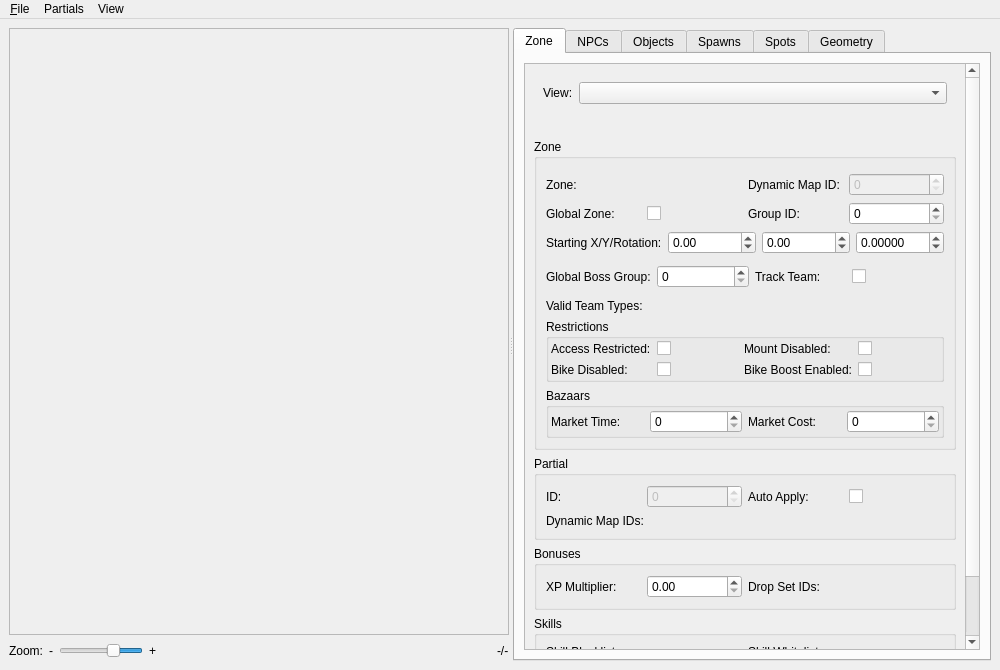
<?xml version="1.0" encoding="UTF-8"?>
<ui version="4.0">
 <class>ZoneWindow</class>
 <widget class="QMainWindow" name="ZoneWindow">
  <property name="geometry">
   <rect>
    <x>0</x>
    <y>0</y>
    <width>1000</width>
    <height>670</height>
   </rect>
  </property>
  <property name="windowTitle">
   <string>COMP_hack Cathedral of Content - Zone</string>
  </property>
  <widget class="QWidget" name="centralwidget">
   <property name="enabled">
    <bool>true</bool>
   </property>
   <layout class="QHBoxLayout" name="mainLayout">
    <item>
     <widget class="QSplitter" name="splitter">
      <property name="orientation">
       <enum>Qt::Horizontal</enum>
      </property>
      <widget class="QWidget" name="mapLayoutWidget" native="true">
       <property name="sizePolicy">
        <sizepolicy hsizetype="MinimumExpanding" vsizetype="Preferred">
         <horstretch>0</horstretch>
         <verstretch>0</verstretch>
        </sizepolicy>
       </property>
       <property name="minimumSize">
        <size>
         <width>500</width>
         <height>0</height>
        </size>
       </property>
       <layout class="QVBoxLayout" name="mapLayout">
        <property name="leftMargin">
         <number>0</number>
        </property>
        <property name="topMargin">
         <number>0</number>
        </property>
        <property name="rightMargin">
         <number>0</number>
        </property>
        <property name="bottomMargin">
         <number>0</number>
        </property>
        <item>
         <widget class="QScrollArea" name="mapScrollArea">
          <property name="enabled">
           <bool>true</bool>
          </property>
          <property name="widgetResizable">
           <bool>true</bool>
          </property>
          <widget class="QWidget" name="mapScrollAreaWidget">
           <property name="geometry">
            <rect>
             <x>0</x>
             <y>0</y>
             <width>498</width>
             <height>601</height>
            </rect>
           </property>
           <layout class="QVBoxLayout" name="mapScrollAreaWidgetLayout">
            <property name="leftMargin">
             <number>0</number>
            </property>
            <property name="topMargin">
             <number>0</number>
            </property>
            <property name="rightMargin">
             <number>0</number>
            </property>
            <property name="bottomMargin">
             <number>0</number>
            </property>
            <item>
             <widget class="QLabel" name="drawTarget">
              <property name="text">
               <string/>
              </property>
              <property name="margin">
               <number>10</number>
              </property>
             </widget>
            </item>
            <item>
             <spacer name="mapSpacer">
              <property name="orientation">
               <enum>Qt::Vertical</enum>
              </property>
              <property name="sizeHint" stdset="0">
               <size>
                <width>20</width>
                <height>40</height>
               </size>
              </property>
             </spacer>
            </item>
           </layout>
          </widget>
         </widget>
        </item>
        <item>
         <layout class="QHBoxLayout" name="layoutMapControls">
          <item>
           <widget class="QLabel" name="lblZoom">
            <property name="text">
             <string>Zoom:</string>
            </property>
           </widget>
          </item>
          <item>
           <widget class="QLabel" name="lblZoomDown">
            <property name="text">
             <string>-</string>
            </property>
           </widget>
          </item>
          <item>
           <widget class="QSlider" name="zoomSlider">
            <property name="sizePolicy">
             <sizepolicy hsizetype="Fixed" vsizetype="Fixed">
              <horstretch>0</horstretch>
              <verstretch>0</verstretch>
             </sizepolicy>
            </property>
            <property name="minimum">
             <number>5</number>
            </property>
            <property name="maximum">
             <number>300</number>
            </property>
            <property name="singleStep">
             <number>5</number>
            </property>
            <property name="pageStep">
             <number>25</number>
            </property>
            <property name="sliderPosition">
             <number>100</number>
            </property>
            <property name="orientation">
             <enum>Qt::Horizontal</enum>
            </property>
            <property name="invertedAppearance">
             <bool>true</bool>
            </property>
           </widget>
          </item>
          <item>
           <widget class="QLabel" name="lblZoomUp">
            <property name="text">
             <string>+</string>
            </property>
           </widget>
          </item>
          <item>
           <spacer name="spacerMapControls">
            <property name="orientation">
             <enum>Qt::Horizontal</enum>
            </property>
            <property name="sizeHint" stdset="0">
             <size>
              <width>40</width>
              <height>20</height>
             </size>
            </property>
           </spacer>
          </item>
          <item>
           <widget class="QLabel" name="lblCoordinates">
            <property name="text">
             <string>-/-</string>
            </property>
           </widget>
          </item>
         </layout>
        </item>
       </layout>
      </widget>
      <widget class="QTabWidget" name="tabs">
       <property name="enabled">
        <bool>true</bool>
       </property>
       <property name="sizePolicy">
        <sizepolicy hsizetype="MinimumExpanding" vsizetype="Expanding">
         <horstretch>0</horstretch>
         <verstretch>0</verstretch>
        </sizepolicy>
       </property>
       <property name="currentIndex">
        <number>0</number>
       </property>
       <widget class="QWidget" name="tabZone">
        <attribute name="title">
         <string>Zone</string>
        </attribute>
        <layout class="QVBoxLayout" name="tabZoneLayout">
         <item>
          <widget class="QScrollArea" name="scrollAreaZone">
           <property name="sizePolicy">
            <sizepolicy hsizetype="MinimumExpanding" vsizetype="MinimumExpanding">
             <horstretch>0</horstretch>
             <verstretch>0</verstretch>
            </sizepolicy>
           </property>
           <property name="widgetResizable">
            <bool>true</bool>
           </property>
           <widget class="QWidget" name="scrollAreaZoneLayout">
            <property name="geometry">
             <rect>
              <x>0</x>
              <y>0</y>
              <width>451</width>
              <height>585</height>
             </rect>
            </property>
            <layout class="QVBoxLayout" name="layoutMain">
             <item>
              <widget class="QWidget" name="zoneViewWidget" native="true">
               <layout class="QFormLayout" name="formZoneView">
                <property name="labelAlignment">
                 <set>Qt::AlignLeading|Qt::AlignLeft|Qt::AlignTop</set>
                </property>
                <item row="0" column="0">
                 <widget class="QLabel" name="lblZoneView">
                  <property name="text">
                   <string>View:</string>
                  </property>
                 </widget>
                </item>
                <item row="0" column="1">
                 <widget class="QComboBox" name="zoneView"/>
                </item>
                <item row="1" column="1">
                 <widget class="QLabel" name="lblZoneViewNotes">
                  <property name="text">
                   <string/>
                  </property>
                 </widget>
                </item>
               </layout>
              </widget>
             </item>
             <item>
              <widget class="QGroupBox" name="grpZone">
               <property name="title">
                <string>Zone</string>
               </property>
               <layout class="QVBoxLayout" name="grpZoneLayout">
                <item>
                 <layout class="QGridLayout" name="gridZoneMain">
                  <property name="topMargin">
                   <number>5</number>
                  </property>
                  <item row="1" column="2">
                   <widget class="QLabel" name="lblGroupID">
                    <property name="text">
                     <string>Group ID:</string>
                    </property>
                   </widget>
                  </item>
                  <item row="0" column="1">
                   <widget class="ObjectSelector" name="zoneID" native="true">
                    <property name="enabled">
                     <bool>false</bool>
                    </property>
                   </widget>
                  </item>
                  <item row="0" column="0">
                   <widget class="QLabel" name="lblID">
                    <property name="text">
                     <string>Zone:</string>
                    </property>
                   </widget>
                  </item>
                  <item row="1" column="0">
                   <widget class="QLabel" name="lblGlobal">
                    <property name="text">
                     <string>Global Zone:</string>
                    </property>
                   </widget>
                  </item>
                  <item row="0" column="3">
                   <widget class="QSpinBox" name="dynamicMapID">
                    <property name="enabled">
                     <bool>false</bool>
                    </property>
                    <property name="maximum">
                     <number>2147483647</number>
                    </property>
                   </widget>
                  </item>
                  <item row="0" column="2">
                   <widget class="QLabel" name="lblDynamicMapID">
                    <property name="text">
                     <string>Dynamic Map ID:</string>
                    </property>
                   </widget>
                  </item>
                  <item row="1" column="1">
                   <widget class="QCheckBox" name="globalZone">
                    <property name="text">
                     <string/>
                    </property>
                   </widget>
                  </item>
                  <item row="1" column="3">
                   <widget class="QSpinBox" name="groupID">
                    <property name="maximum">
                     <number>2147483647</number>
                    </property>
                   </widget>
                  </item>
                 </layout>
                </item>
                <item>
                 <widget class="QWidget" name="zoneHeaderWidget" native="true">
                  <layout class="QVBoxLayout" name="layoutZoneHeader">
                   <property name="leftMargin">
                    <number>0</number>
                   </property>
                   <property name="topMargin">
                    <number>0</number>
                   </property>
                   <property name="rightMargin">
                    <number>0</number>
                   </property>
                   <property name="bottomMargin">
                    <number>0</number>
                   </property>
                   <item>
                    <layout class="QHBoxLayout" name="layoutZoneStart">
                     <item>
                      <widget class="QLabel" name="lblStartingX">
                       <property name="text">
                        <string>Starting X/Y/Rotation:</string>
                       </property>
                      </widget>
                     </item>
                     <item>
                      <widget class="QDoubleSpinBox" name="zoneStartingX">
                       <property name="minimum">
                        <double>-99999999.000000000000000</double>
                       </property>
                       <property name="maximum">
                        <double>99999999.000000000000000</double>
                       </property>
                      </widget>
                     </item>
                     <item>
                      <widget class="QDoubleSpinBox" name="zoneStartingY">
                       <property name="minimum">
                        <double>-99999999.000000000000000</double>
                       </property>
                       <property name="maximum">
                        <double>99999999.000000000000000</double>
                       </property>
                      </widget>
                     </item>
                     <item>
                      <widget class="QDoubleSpinBox" name="zoneStartingRotation">
                       <property name="decimals">
                        <number>5</number>
                       </property>
                       <property name="minimum">
                        <double>-3.141590000000000</double>
                       </property>
                       <property name="maximum">
                        <double>3.141590000000000</double>
                       </property>
                      </widget>
                     </item>
                    </layout>
                   </item>
                   <item>
                    <layout class="QHBoxLayout" name="horizontalLayout">
                     <property name="topMargin">
                      <number>5</number>
                     </property>
                     <item>
                      <widget class="QLabel" name="lblGlobalBossGroup">
                       <property name="text">
                        <string>Global Boss Group:</string>
                       </property>
                      </widget>
                     </item>
                     <item>
                      <widget class="QSpinBox" name="globalBossGroup">
                       <property name="maximum">
                        <number>2147483647</number>
                       </property>
                      </widget>
                     </item>
                     <item>
                      <widget class="QLabel" name="lblTrackTeam">
                       <property name="text">
                        <string>Track Team:</string>
                       </property>
                      </widget>
                     </item>
                     <item>
                      <widget class="QCheckBox" name="trackTeam">
                       <property name="text">
                        <string/>
                       </property>
                      </widget>
                     </item>
                    </layout>
                   </item>
                   <item>
                    <layout class="QFormLayout" name="formZoneMisc">
                     <property name="topMargin">
                      <number>5</number>
                     </property>
                     <item row="0" column="0">
                      <widget class="QLabel" name="lblValidTeamTypes">
                       <property name="text">
                        <string>Valid Team Types:</string>
                       </property>
                      </widget>
                     </item>
                     <item row="0" column="1">
                      <widget class="DynamicList" name="validTeamTypes" native="true"/>
                     </item>
                    </layout>
                   </item>
                   <item>
                    <widget class="QGroupBox" name="grpRestrictions">
                     <property name="title">
                      <string>Restrictions</string>
                     </property>
                     <layout class="QGridLayout" name="grpRestrictionsLayout">
                      <property name="leftMargin">
                       <number>2</number>
                      </property>
                      <property name="topMargin">
                       <number>2</number>
                      </property>
                      <property name="rightMargin">
                       <number>2</number>
                      </property>
                      <property name="bottomMargin">
                       <number>2</number>
                      </property>
                      <item row="1" column="0">
                       <widget class="QLabel" name="lblBikeDisabled">
                        <property name="text">
                         <string>Bike Disabled:</string>
                        </property>
                       </widget>
                      </item>
                      <item row="0" column="0">
                       <widget class="QLabel" name="lblRestricted">
                        <property name="text">
                         <string>Access Restricted:</string>
                        </property>
                       </widget>
                      </item>
                      <item row="0" column="2">
                       <widget class="QLabel" name="lblMountDisabled">
                        <property name="text">
                         <string>Mount Disabled:</string>
                        </property>
                       </widget>
                      </item>
                      <item row="1" column="2">
                       <widget class="QLabel" name="lblBikeBoostDisabled">
                        <property name="text">
                         <string>Bike Boost Enabled:</string>
                        </property>
                       </widget>
                      </item>
                      <item row="1" column="1">
                       <widget class="QCheckBox" name="bikeDisabled">
                        <property name="text">
                         <string/>
                        </property>
                       </widget>
                      </item>
                      <item row="0" column="1">
                       <widget class="QCheckBox" name="zoneRestricted">
                        <property name="text">
                         <string/>
                        </property>
                       </widget>
                      </item>
                      <item row="0" column="3">
                       <widget class="QCheckBox" name="mountDisabled">
                        <property name="text">
                         <string/>
                        </property>
                       </widget>
                      </item>
                      <item row="1" column="3">
                       <widget class="QCheckBox" name="bikeBoostEnabled">
                        <property name="text">
                         <string/>
                        </property>
                       </widget>
                      </item>
                     </layout>
                    </widget>
                   </item>
                   <item>
                    <widget class="QGroupBox" name="grpBazaar">
                     <property name="title">
                      <string>Bazaars</string>
                     </property>
                     <layout class="QGridLayout" name="grpBazaarLayout">
                      <property name="leftMargin">
                       <number>2</number>
                      </property>
                      <property name="topMargin">
                       <number>2</number>
                      </property>
                      <property name="rightMargin">
                       <number>2</number>
                      </property>
                      <property name="bottomMargin">
                       <number>2</number>
                      </property>
                      <item row="0" column="2">
                       <widget class="QLabel" name="lblBazaarMarketCost">
                        <property name="text">
                         <string>Market Cost:</string>
                        </property>
                       </widget>
                      </item>
                      <item row="0" column="0">
                       <widget class="QLabel" name="lblBazaarMarketTime">
                        <property name="text">
                         <string>Market Time:</string>
                        </property>
                       </widget>
                      </item>
                      <item row="0" column="1">
                       <widget class="QSpinBox" name="bazaarMarketTime">
                        <property name="maximum">
                         <number>2147483647</number>
                        </property>
                       </widget>
                      </item>
                      <item row="0" column="3">
                       <widget class="QSpinBox" name="bazaarMarketCost">
                        <property name="maximum">
                         <number>2147483647</number>
                        </property>
                       </widget>
                      </item>
                     </layout>
                    </widget>
                   </item>
                  </layout>
                 </widget>
                </item>
               </layout>
              </widget>
             </item>
             <item>
              <widget class="QGroupBox" name="grpPartial">
               <property name="title">
                <string>Partial</string>
               </property>
               <layout class="QVBoxLayout" name="grpPartialLayout">
                <item>
                 <layout class="QGridLayout" name="gridPartialMain">
                  <item row="0" column="0">
                   <widget class="QLabel" name="lblPartialID">
                    <property name="text">
                     <string>ID:</string>
                    </property>
                   </widget>
                  </item>
                  <item row="0" column="1">
                   <widget class="QSpinBox" name="partialID">
                    <property name="enabled">
                     <bool>false</bool>
                    </property>
                    <property name="maximum">
                     <number>2147483647</number>
                    </property>
                   </widget>
                  </item>
                  <item row="0" column="2">
                   <widget class="QLabel" name="lblAutoApply">
                    <property name="text">
                     <string>Auto Apply:</string>
                    </property>
                   </widget>
                  </item>
                  <item row="0" column="3">
                   <widget class="QCheckBox" name="partialAutoApply">
                    <property name="text">
                     <string/>
                    </property>
                   </widget>
                  </item>
                 </layout>
                </item>
                <item>
                 <layout class="QFormLayout" name="formPartialDynamicMapIDs">
                  <item row="0" column="0">
                   <widget class="QLabel" name="lblPartialDynamicMapIDs">
                    <property name="text">
                     <string>Dynamic Map IDs:</string>
                    </property>
                   </widget>
                  </item>
                  <item row="0" column="1">
                   <widget class="DynamicList" name="partialDynamicMapIDs" native="true"/>
                  </item>
                 </layout>
                </item>
               </layout>
              </widget>
             </item>
             <item>
              <widget class="QGroupBox" name="grpBonuses">
               <property name="title">
                <string>Bonuses</string>
               </property>
               <layout class="QGridLayout" name="gridLayout_2">
                <item row="0" column="3">
                 <widget class="DynamicList" name="dropSetIDs" native="true"/>
                </item>
                <item row="0" column="0">
                 <widget class="QLabel" name="lblXPMultiplier">
                  <property name="text">
                   <string>XP Multiplier:</string>
                  </property>
                 </widget>
                </item>
                <item row="0" column="1">
                 <widget class="QDoubleSpinBox" name="xpMultiplier">
                  <property name="maximum">
                   <double>10000.000000000000000</double>
                  </property>
                 </widget>
                </item>
                <item row="0" column="2">
                 <widget class="QLabel" name="lblDropSetIDs">
                  <property name="text">
                   <string>Drop Set IDs:</string>
                  </property>
                 </widget>
                </item>
               </layout>
              </widget>
             </item>
             <item>
              <widget class="QGroupBox" name="grpSkills">
               <property name="title">
                <string>Skills</string>
               </property>
               <layout class="QGridLayout" name="grpSkillsLayout">
                <item row="0" column="2">
                 <widget class="QLabel" name="lblSkillWhitelist">
                  <property name="text">
                   <string>Skill Whitelist:</string>
                  </property>
                 </widget>
                </item>
                <item row="0" column="0">
                 <widget class="QLabel" name="lblSkillBlacklist">
                  <property name="text">
                   <string>Skill Blacklist:</string>
                  </property>
                 </widget>
                </item>
                <item row="0" column="1">
                 <widget class="DynamicList" name="skillBlacklist" native="true"/>
                </item>
                <item row="0" column="3">
                 <widget class="DynamicList" name="skillWhitelist" native="true"/>
                </item>
               </layout>
              </widget>
             </item>
             <item>
              <widget class="QGroupBox" name="grpTriggers">
               <property name="title">
                <string>Triggers</string>
               </property>
               <layout class="QVBoxLayout" name="verticalLayout">
                <property name="leftMargin">
                 <number>2</number>
                </property>
                <property name="topMargin">
                 <number>2</number>
                </property>
                <property name="rightMargin">
                 <number>2</number>
                </property>
                <property name="bottomMargin">
                 <number>2</number>
                </property>
                <item>
                 <widget class="DynamicList" name="triggers" native="true"/>
                </item>
               </layout>
              </widget>
             </item>
            </layout>
           </widget>
          </widget>
         </item>
        </layout>
       </widget>
       <widget class="QWidget" name="tabNPC">
        <attribute name="title">
         <string>NPCs</string>
        </attribute>
        <layout class="QVBoxLayout" name="tabNPCLayout">
         <item>
          <widget class="NPCList" name="npcs" native="true">
           <property name="sizePolicy">
            <sizepolicy hsizetype="Preferred" vsizetype="MinimumExpanding">
             <horstretch>0</horstretch>
             <verstretch>0</verstretch>
            </sizepolicy>
           </property>
          </widget>
         </item>
         <item>
          <layout class="QHBoxLayout" name="layoutNPCControls">
           <item>
            <widget class="QPushButton" name="addNPC">
             <property name="text">
              <string>Add NPC</string>
             </property>
            </widget>
           </item>
           <item>
            <widget class="QPushButton" name="removeNPC">
             <property name="text">
              <string>Remove NPC</string>
             </property>
            </widget>
           </item>
           <item>
            <spacer name="spacerNPCControls">
             <property name="orientation">
              <enum>Qt::Horizontal</enum>
             </property>
             <property name="sizeHint" stdset="0">
              <size>
               <width>40</width>
               <height>20</height>
              </size>
             </property>
            </spacer>
           </item>
          </layout>
         </item>
        </layout>
       </widget>
       <widget class="QWidget" name="tabObject">
        <attribute name="title">
         <string>Objects</string>
        </attribute>
        <layout class="QVBoxLayout" name="tabObjectLayout">
         <item>
          <widget class="NPCList" name="objects" native="true">
           <property name="sizePolicy">
            <sizepolicy hsizetype="Preferred" vsizetype="MinimumExpanding">
             <horstretch>0</horstretch>
             <verstretch>0</verstretch>
            </sizepolicy>
           </property>
          </widget>
         </item>
         <item>
          <layout class="QHBoxLayout" name="layoutObjectControls">
           <item>
            <widget class="QPushButton" name="addObject">
             <property name="text">
              <string>Add Object</string>
             </property>
            </widget>
           </item>
           <item>
            <widget class="QPushButton" name="removeObject">
             <property name="text">
              <string>Remove Object</string>
             </property>
            </widget>
           </item>
           <item>
            <spacer name="spacerObjectControls">
             <property name="orientation">
              <enum>Qt::Horizontal</enum>
             </property>
             <property name="sizeHint" stdset="0">
              <size>
               <width>40</width>
               <height>20</height>
              </size>
             </property>
            </spacer>
           </item>
          </layout>
         </item>
        </layout>
       </widget>
       <widget class="QWidget" name="tabSpawns">
        <attribute name="title">
         <string>Spawns</string>
        </attribute>
        <layout class="QVBoxLayout" name="tabSpawnsLayout">
         <item>
          <widget class="QTabWidget" name="tabSpawnTypes">
           <property name="tabPosition">
            <enum>QTabWidget::South</enum>
           </property>
           <property name="currentIndex">
            <number>0</number>
           </property>
           <widget class="QWidget" name="tabSpawn">
            <attribute name="title">
             <string>Spawn</string>
            </attribute>
            <layout class="QHBoxLayout" name="tabSpawnLayout">
             <item>
              <widget class="SpawnList" name="spawns" native="true"/>
             </item>
            </layout>
           </widget>
           <widget class="QWidget" name="tabSpawnGroup">
            <attribute name="title">
             <string>Spawn Group</string>
            </attribute>
            <layout class="QHBoxLayout" name="tabSpawnGroupLayout">
             <item>
              <widget class="SpawnGroupList" name="spawnGroups" native="true"/>
             </item>
            </layout>
           </widget>
           <widget class="QWidget" name="tabSpawnLocationGroup">
            <attribute name="title">
             <string>Spawn Location Group</string>
            </attribute>
            <layout class="QHBoxLayout" name="tabSpawnLocationGroupLayout">
             <item>
              <widget class="SpawnLocationGroupList" name="spawnLocationGroups" native="true"/>
             </item>
            </layout>
           </widget>
          </widget>
         </item>
         <item>
          <layout class="QHBoxLayout" name="layoutSpawnControls">
           <item>
            <widget class="QPushButton" name="addSpawn">
             <property name="text">
              <string>Add Spawn</string>
             </property>
            </widget>
           </item>
           <item>
            <widget class="QPushButton" name="cloneSpawn">
             <property name="text">
              <string>Clone</string>
             </property>
            </widget>
           </item>
           <item>
            <widget class="QPushButton" name="removeSpawn">
             <property name="text">
              <string>Remove Spawn</string>
             </property>
            </widget>
           </item>
           <item>
            <spacer name="spacerSpawnControls">
             <property name="orientation">
              <enum>Qt::Horizontal</enum>
             </property>
             <property name="sizeHint" stdset="0">
              <size>
               <width>40</width>
               <height>20</height>
              </size>
             </property>
            </spacer>
           </item>
          </layout>
         </item>
        </layout>
       </widget>
       <widget class="QWidget" name="tabSpots">
        <attribute name="title">
         <string>Spots</string>
        </attribute>
        <layout class="QVBoxLayout" name="tabSpotLayout">
         <item>
          <widget class="SpotList" name="spots" native="true"/>
         </item>
        </layout>
       </widget>
       <widget class="QWidget" name="tabGeometry">
        <attribute name="title">
         <string>Geometry</string>
        </attribute>
        <layout class="QVBoxLayout" name="tabPathingLayout">
         <item>
          <layout class="QFormLayout" name="formPathing">
           <item row="0" column="0">
            <widget class="QLabel" name="lblQmpFile">
             <property name="text">
              <string>QMP File:</string>
             </property>
            </widget>
           </item>
           <item row="0" column="1">
            <layout class="QHBoxLayout" name="layoutQmpFile">
             <item>
              <widget class="QLabel" name="lblCurrentQmpFile">
               <property name="sizePolicy">
                <sizepolicy hsizetype="Expanding" vsizetype="Preferred">
                 <horstretch>0</horstretch>
                 <verstretch>0</verstretch>
                </sizepolicy>
               </property>
               <property name="text">
                <string>[Use Zone]</string>
               </property>
               <property name="alignment">
                <set>Qt::AlignRight|Qt::AlignTrailing|Qt::AlignVCenter</set>
               </property>
              </widget>
             </item>
             <item>
              <widget class="QPushButton" name="btnQmpReset">
               <property name="enabled">
                <bool>false</bool>
               </property>
               <property name="text">
                <string>Reset</string>
               </property>
              </widget>
             </item>
            </layout>
           </item>
          </layout>
         </item>
         <item>
          <widget class="QGroupBox" name="grpBoundaries">
           <property name="sizePolicy">
            <sizepolicy hsizetype="Preferred" vsizetype="MinimumExpanding">
             <horstretch>0</horstretch>
             <verstretch>0</verstretch>
            </sizepolicy>
           </property>
           <property name="title">
            <string>Boundaries</string>
           </property>
           <layout class="QVBoxLayout" name="layoutBoundaries">
            <item>
             <widget class="QTreeWidget" name="treeBoundaries">
              <property name="alternatingRowColors">
               <bool>true</bool>
              </property>
              <column>
               <property name="text">
                <string>ID</string>
               </property>
              </column>
              <column>
               <property name="text">
                <string>Size</string>
               </property>
              </column>
              <column>
               <property name="text">
                <string>Center</string>
               </property>
              </column>
              <column>
               <property name="text">
                <string>Dimensions</string>
               </property>
              </column>
              <column>
               <property name="text">
                <string>Lines</string>
               </property>
              </column>
              <column>
               <property name="text">
                <string>Nav Points</string>
               </property>
              </column>
              <column>
               <property name="text">
                <string>Action</string>
               </property>
              </column>
             </widget>
            </item>
           </layout>
          </widget>
         </item>
         <item>
          <widget class="QGroupBox" name="grpNavPoints">
           <property name="sizePolicy">
            <sizepolicy hsizetype="Preferred" vsizetype="MinimumExpanding">
             <horstretch>0</horstretch>
             <verstretch>0</verstretch>
            </sizepolicy>
           </property>
           <property name="title">
            <string>Nav Points</string>
           </property>
           <layout class="QVBoxLayout" name="layoutNavPoints">
            <item>
             <widget class="QTableWidget" name="tblNavPoints">
              <property name="enabled">
               <bool>true</bool>
              </property>
              <property name="editTriggers">
               <set>QAbstractItemView::NoEditTriggers</set>
              </property>
              <column>
               <property name="text">
                <string>ID</string>
               </property>
              </column>
              <column>
               <property name="text">
                <string>Point</string>
               </property>
              </column>
              <column>
               <property name="text">
                <string>Connections</string>
               </property>
              </column>
              <column>
               <property name="text">
                <string>Boundary</string>
               </property>
              </column>
             </widget>
            </item>
           </layout>
          </widget>
         </item>
         <item>
          <layout class="QHBoxLayout" name="layoutQmpControls">
           <item>
            <widget class="QPushButton" name="btnQmpResetBoundaries">
             <property name="enabled">
              <bool>true</bool>
             </property>
             <property name="text">
              <string>Reset Boundaries</string>
             </property>
            </widget>
           </item>
           <item>
            <widget class="QPushButton" name="btnQmpResetNavPoints">
             <property name="enabled">
              <bool>true</bool>
             </property>
             <property name="text">
              <string>Reset Nav Points</string>
             </property>
            </widget>
           </item>
           <item>
            <spacer name="spacerQmpControls">
             <property name="orientation">
              <enum>Qt::Horizontal</enum>
             </property>
             <property name="sizeHint" stdset="0">
              <size>
               <width>40</width>
               <height>20</height>
              </size>
             </property>
            </spacer>
           </item>
          </layout>
         </item>
        </layout>
       </widget>
      </widget>
     </widget>
    </item>
   </layout>
  </widget>
  <widget class="QMenuBar" name="menubar">
   <property name="geometry">
    <rect>
     <x>0</x>
     <y>0</y>
     <width>1000</width>
     <height>21</height>
    </rect>
   </property>
   <widget class="QMenu" name="menuFile">
    <property name="title">
     <string>&amp;File</string>
    </property>
    <addaction name="actionLoad"/>
    <addaction name="actionSave"/>
    <addaction name="actionSaveAll"/>
    <addaction name="separator"/>
    <addaction name="actionLoadQmp"/>
    <addaction name="actionSaveQmp"/>
   </widget>
   <widget class="QMenu" name="menuView">
    <property name="title">
     <string>View</string>
    </property>
    <widget class="QMenu" name="menuShowSpots">
     <property name="title">
      <string>Show Spots</string>
     </property>
    </widget>
    <addaction name="actionRefresh"/>
    <addaction name="separator"/>
    <addaction name="actionShowNPCs"/>
    <addaction name="actionShowObjects"/>
    <addaction name="actionShowBoundaries"/>
    <addaction name="actionShowNavPoints"/>
    <addaction name="menuShowSpots"/>
   </widget>
   <widget class="QMenu" name="menuPartials">
    <property name="title">
     <string>Partials</string>
    </property>
    <addaction name="actionPartialsLoadFile"/>
    <addaction name="actionPartialsLoadDirectory"/>
    <addaction name="actionPartialsApply"/>
   </widget>
   <addaction name="menuFile"/>
   <addaction name="menuPartials"/>
   <addaction name="menuView"/>
  </widget>
  <action name="actionRefresh">
   <property name="text">
    <string>Refresh</string>
   </property>
   <property name="shortcut">
    <string>F5</string>
   </property>
  </action>
  <action name="actionSave">
   <property name="text">
    <string>Save</string>
   </property>
   <property name="shortcut">
    <string>Ctrl+S</string>
   </property>
  </action>
  <action name="actionPartialsLoadFile">
   <property name="text">
    <string>Load File</string>
   </property>
   <property name="shortcut">
    <string>Ctrl+P</string>
   </property>
  </action>
  <action name="actionPartialsLoadDirectory">
   <property name="text">
    <string>Load Directory</string>
   </property>
   <property name="shortcut">
    <string>Ctrl+D</string>
   </property>
  </action>
  <action name="actionPartialsApply">
   <property name="text">
    <string>Apply To Zone</string>
   </property>
  </action>
  <action name="actionLoad">
   <property name="text">
    <string>Load</string>
   </property>
   <property name="shortcut">
    <string>Ctrl+O</string>
   </property>
  </action>
  <action name="actionSaveAll">
   <property name="text">
    <string>Save All</string>
   </property>
   <property name="shortcut">
    <string>Ctrl+Shift+S</string>
   </property>
  </action>
  <action name="actionShowNPCs">
   <property name="checkable">
    <bool>true</bool>
   </property>
   <property name="checked">
    <bool>true</bool>
   </property>
   <property name="text">
    <string>Show NPCs</string>
   </property>
  </action>
  <action name="actionShowObjects">
   <property name="checkable">
    <bool>true</bool>
   </property>
   <property name="checked">
    <bool>true</bool>
   </property>
   <property name="text">
    <string>Show Objects</string>
   </property>
  </action>
  <action name="actionShowBoundaries">
   <property name="checkable">
    <bool>true</bool>
   </property>
   <property name="text">
    <string>Show Boundaries</string>
   </property>
  </action>
  <action name="actionShowNavPoints">
   <property name="checkable">
    <bool>true</bool>
   </property>
   <property name="text">
    <string>Show Nav Points</string>
   </property>
  </action>
  <action name="actionLoadQmp">
   <property name="enabled">
    <bool>true</bool>
   </property>
   <property name="text">
    <string>Load QMP File</string>
   </property>
  </action>
  <action name="actionSaveQmp">
   <property name="enabled">
    <bool>true</bool>
   </property>
   <property name="text">
    <string>Save QMP File</string>
   </property>
  </action>
 </widget>
 <customwidgets>
  <customwidget>
   <class>NPCList</class>
   <extends>QWidget</extends>
   <header>NPCList.h</header>
   <container>1</container>
  </customwidget>
  <customwidget>
   <class>SpotList</class>
   <extends>QWidget</extends>
   <header>SpotList.h</header>
   <container>1</container>
  </customwidget>
  <customwidget>
   <class>DynamicList</class>
   <extends>QWidget</extends>
   <header>DynamicList.h</header>
   <container>1</container>
  </customwidget>
  <customwidget>
   <class>ObjectSelector</class>
   <extends>QWidget</extends>
   <header>ObjectSelector.h</header>
   <container>1</container>
  </customwidget>
  <customwidget>
   <class>SpawnList</class>
   <extends>QWidget</extends>
   <header>SpawnList.h</header>
   <container>1</container>
  </customwidget>
  <customwidget>
   <class>SpawnGroupList</class>
   <extends>QWidget</extends>
   <header>SpawnGroupList.h</header>
   <container>1</container>
  </customwidget>
  <customwidget>
   <class>SpawnLocationGroupList</class>
   <extends>QWidget</extends>
   <header>SpawnLocationGroupList.h</header>
   <container>1</container>
  </customwidget>
 </customwidgets>
 <resources/>
 <connections/>
</ui>
